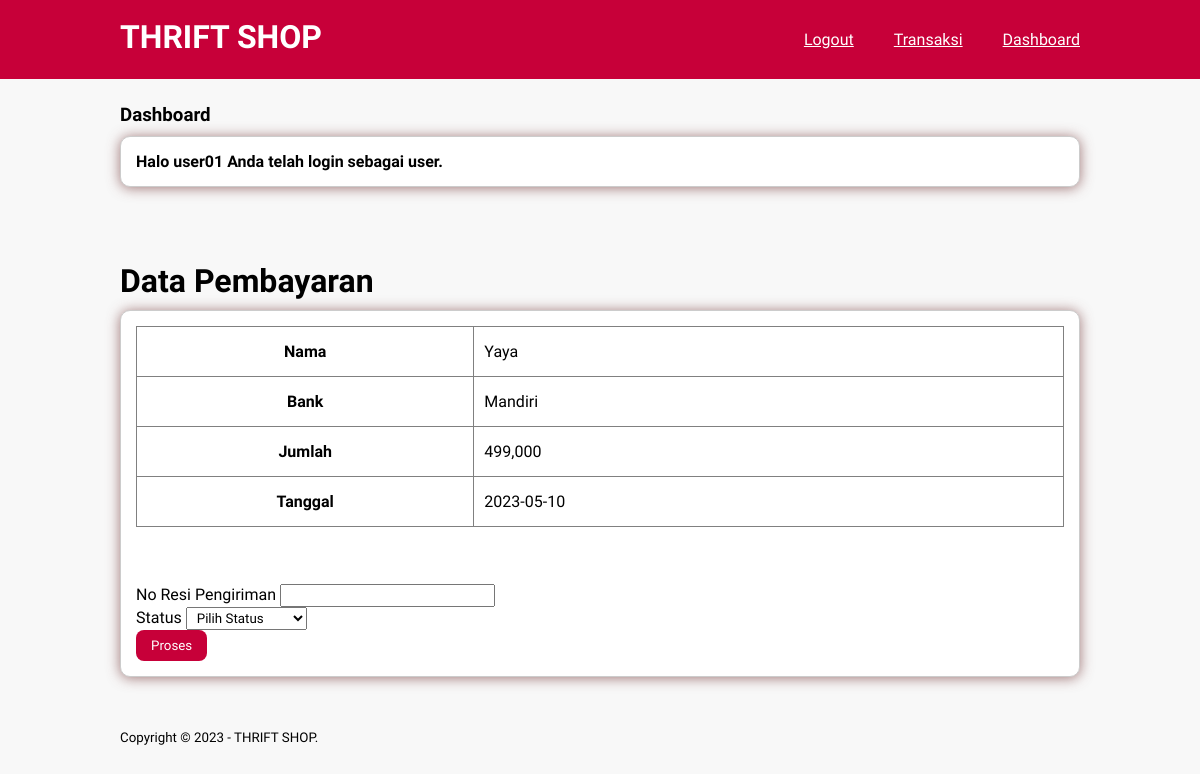
/detail-transaksi.php?id=16 (signed in), run on the app's committed database.
### tables this page shows
CREATE TABLE `tb_pembayaran` (
  `id_pembayaran` int(11) NOT NULL,
  `id_pembelian` int(11) NOT NULL,
  `nama` varchar(255) NOT NULL,
  `bank` varchar(255) NOT NULL,
  `jumlah` int(11) NOT NULL,
  `tanggal` date NOT NULL,
  `bukti_pembayaran` varchar(255) NOT NULL
);

### detail-transaksi.php (the view, shortened to what this page needs)
<?php
    include 'db.php';
    $id_pembelian = $_GET['id'];
    $ambil = $conn->query("SELECT * FROM tb_pembayaran WHERE id_pembelian = '$id_pembelian'");
    $detail = $ambil->fetch_assoc();
?>
<!DOCTYPE html>
<html lang="en">
<head>
    <link rel="stylesheet" type="text/css" href="css/style.css">
</head>
<body>
    <header>
        <div class="container">
            <h1><a href="halaman_staff.php">THRIFT SHOP</a></h1>
            <ul>
                <li><a href="halaman_staff.php">Dashboard</a></li>
                <li><a href="transaksi.php">Transaksi</a></li>
                <li><a href="logout.php">Logout</a></li>
            </ul>
        </div>
    </header>
    <div class="section">
        <div class="container">
            <h3>Dashboard</h3>
            <div class="box">
                <h4>Halo <b><?php echo $_SESSION['user']; ?></b> Anda telah login sebagai <b><?php echo $_SESSION['level']; ?></b>.</h4>
            </div>
        </div>
    </div>
    <div class="section">
        <div class="container">
            <h1>Data Pembayaran</h1>
            <div class="box">
                <table border="1" cellspacing="0" class="table">
                        <tr>
                            <th>Nama</th>
                            <td><?php echo $detail['nama'] ?></td>
                        </tr>
                        <tr>
                            <th>Bank</th>
                            <td><?php echo $detail['bank'] ?></td>
                        </tr>
                        <tr>
                            <th>Jumlah</th>
                            <td><?php echo number_format ($detail['jumlah']) ?></td>
                        </tr>
                        <tr>
                            <th>Tanggal</th>
                            <td><?php echo $detail['tanggal'] ?></td>
                        </tr>
                </table><br><br>
            <div class="col-md-6">
            </div>
            <form method="POST">
                <div class="form-group">
                    <label>No Resi Pengiriman</label>
                    <input type="text" class="form-control" name="resi" required>
                </div>
                <div class="form-group">
                    <label>Status</label>
                    <select class="form-control" name="status" required>
                        <option value="">Pilih Status</option>
                    </select>
                </div>
                <button class="btn" name="proses">Proses</button>
            </form>
        </div>
    </div>
    <footer>
        <div class="container">
            <small>Copyright &copy; 2023 - THRIFT SHOP.</small>
        </div>
    </footer>
</body>
</html>

### css/style.css (style rules this page uses)
* { padding:0; margin:0; font-family: 'Oxygen', sans-serif; }
body { background-color: #f8f8f8 ; }
a { color: inherit; text-decoration: none; }
ul { list-style-type: none; margin: 0; padding: 0; overflow: hidden; }
li { float: right; }
li a { display: block; color: white; text-align: center; padding: 16px 16px; text-decoration: underline; }
.btn { padding:8px 15px; background-color: #C70039; color: #fff; border: 10px; border-radius: 8px; cursor: pointer; }
header { background-color:#C70039; color:#fff }
header h1 { float: left; padding:18px 0; }
header ul { float: right; }
header ul li { display: inline-block; padding: 10px 0px; }
header ul li a { padding:20px 0 20px 40px; display: inline-block; }
footer { padding:25px 0; }
input { padding: 2px 10px; }
select { padding: 2px 6px; }
.container { width: 80%; margin:0 auto; }
.container:after { content: ''; display: block; clear: both; }
.section { padding:25px 0; }
.box { background-color:#fff; border:1px solid #ccc; padding:15px; box-sizing: border-box; margin:10px 0 25px 0; border-radius: 10px; box-shadow: 0 1px 13px rgba(120, 61, 61, 0.694); }
.box:after { content: ''; display: block; clear: both; }
.table { width: 100%; border-collapse: collapse; }
.table tr { height: 30px; }
.table tr td { padding:15px 10px; }

### data on the page
tb_pembayaran: nama "Yaya", bank "Mandiri", jumlah "499,000", tanggal "2023-05-10"

### other printed values
$_SESSION['user'] "user01"
$_SESSION['level'] "user"
